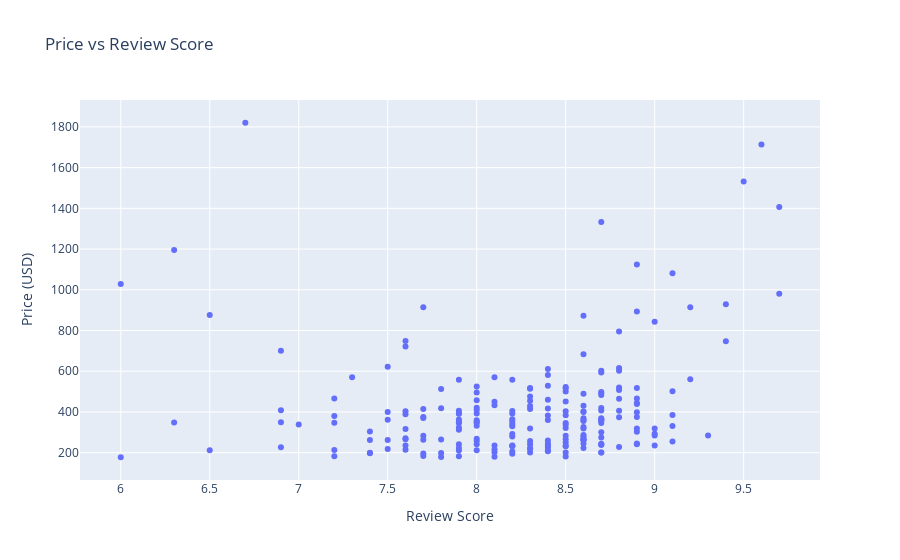

Notebook code cell kept with this figure:
### Code cell
fig = px.scatter(
    df_hotels,
    x="review_score",
    y="price",
   
    title="Price vs Review Score",
    labels={"review_score": "Review Score", "price": "Price (USD)"}
)
fig.show()

### Figure 1 — Plotly figure (JSON) as saved in the notebook; plotly's stock layout.template omitted (floating-point values rounded to 4 significant figures; data arrays with more than 128 entries replaced by an {"elided": "..."} marker saying what was removed)
{"data": [{"hovertemplate": "Review Score=%{x}<br>Price (USD)=%{y}<extra></extra>", "legendgroup": "", "marker": {"color": "#636efa", "symbol": "circle"}, "mode": "markers", "name": "", "orientation": "v", "showlegend": false, "type": "scatter", "x": {"elided": "218 float values"}, "xaxis": "x", "y": {"elided": "218 float values"}, "yaxis": "y"}], "layout": {"legend": {"tracegroupgap": 0}, "title": {"text": "Price vs Review Score"}, "xaxis": {"anchor": "y", "domain": [0, 1], "title": {"text": "Review Score"}}, "yaxis": {"anchor": "x", "domain": [0, 1], "title": {"text": "Price (USD)"}}}}
